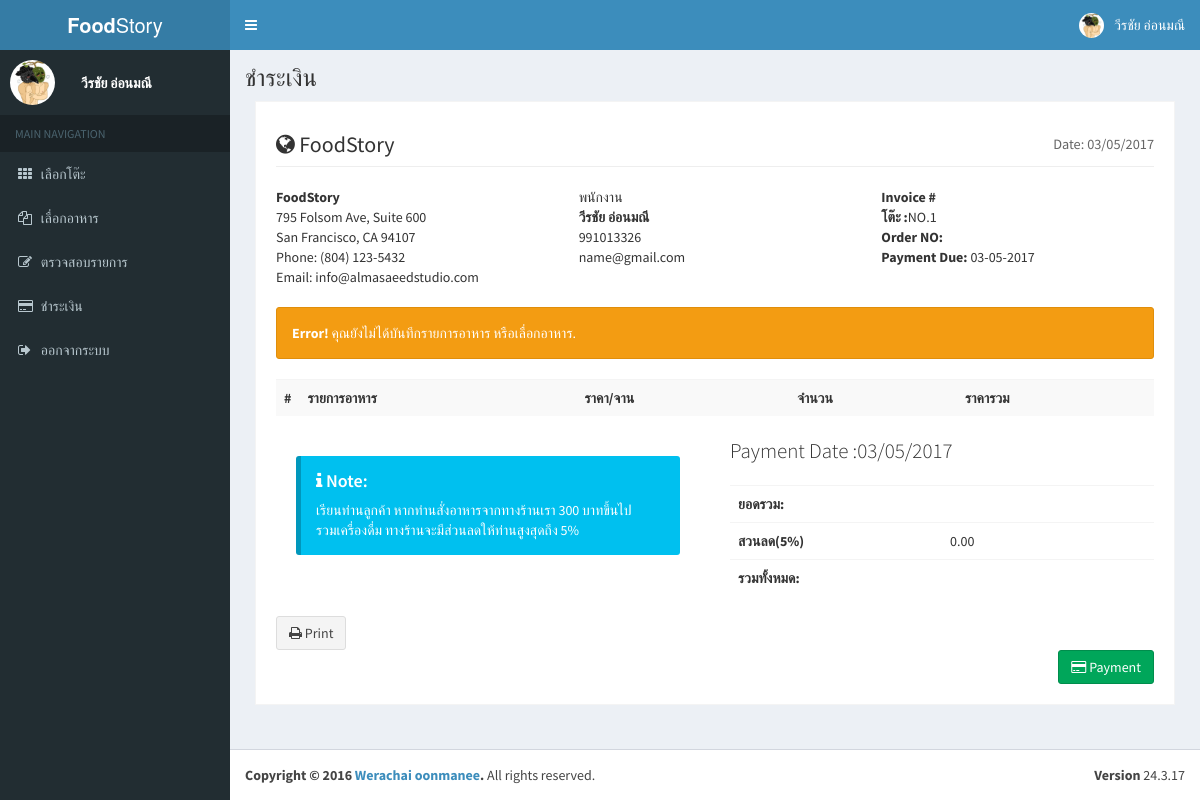
The page /payment.php?id_table=20 (signed in) on the database its author committed.
### tables this page shows
CREATE TABLE `tb_employe` (
  `emp_id` int(10) NOT NULL,
  `emp_code` int(10) NOT NULL,
  `emp_name` varchar(30) NOT NULL,
  `emp_email` varchar(30) NOT NULL,
  `emp_add` varchar(100) NOT NULL,
  `emp_tel` int(10) NOT NULL,
  `emp_img` varchar(200) NOT NULL
);

CREATE TABLE `tb_seat` (
  `seat_id` int(10) NOT NULL,
  `seat_name` varchar(10) NOT NULL,
  `status_id` int(10) NOT NULL
);

### payment.php (the view, shortened to what this page needs)
<?php include 'header.php'; ?>
<?php include 'sidebar.php'; ?>
  <section class="content-header">
      <h1>
         ชำระเงิน
      </h1>
    </section>
    <section class="invoice">
      <div class="row">
        <div class="col-xs-12">
          <h2 class="page-header">
            <i class="fa fa-globe"></i> FoodStory
            <small class="pull-right">Date: <?php echo date("d/m/Y"); ?></small>
          </h2>
        </div>
      </div>
      <div class="row invoice-info">
        <div class="col-sm-4 invoice-col">
          <address>
            <strong>FoodStory</strong><br>
            795 Folsom Ave, Suite 600<br>
            San Francisco, CA 94107<br>
            Phone: (804) 123-5432<br>
            Email: info@almasaeedstudio.com
          </address>
        </div>
        <div class="col-sm-4 invoice-col">
         พนักงาน
          <address>
              <strong><?php echo $_SESSION['user_name']; ?></strong><br>
            <?php echo $_SESSION['user_tel']; ?><br>
            <?php echo $_SESSION['user_email']; ?>
          </address>
        </div>
        <?php
        $sql_scp = "SELECT * FROM tb_transcript  WHERE seat_id='$id_table'";
                      $result = $conn->query($sql_scp);
                      $row_scp = $result->fetch_assoc();
                      $date=date_create($row_scp['date_order']);
        ?>
        <div class="col-sm-4 invoice-col">
            <b>Invoice #<?php echo $row_scp['transcript_id']; ?></b><br>
          <b>โต๊ะ :</b><?php if(isset($name_table)){ echo $name_table;} ?><br>
          <b>Order NO:</b><?php echo $row_scp['order_no']; ?><br>
          <b>Payment Due:</b> <?php echo date_format($date,"d-m-Y"); ?><br>
        </div>
      </div>
      <div class="row">
        <div class="col-xs-12 table-responsive">
             <table class="table table-striped">
                <tr>
                  <th style="width: 10px">#</th>
                  <th>รายการอาหาร</th>
                  <th >ราคา/จาน</th>
                  <th >จำนวน</th>
                  <th  >ราคารวม</th>
                  </tr>
                  <?php
                  $sql_sc = "SELECT * FROM tb_transcript INNER JOIN tb_order ON tb_transcript.seat_id = tb_order.seat_id WHERE tb_transcript.seat_id='$id_table'";
                      $result = $conn->query($sql_sc);
                    if ($result->num_rows > 0) {
                         $i=1;
                       while($row_sc = $result->fetch_assoc()) {?>
                         <tr>
                             <td><?php echo $i; ?></td>
                             <td><?php echo $row_sc['fd_name']; ?></td>
                            <td><?php echo $row_sc['fd_cost']; ?></td>
                            <td><?php echo $row_sc['order_count']; ?></td>
                            <td><?php echo $row_sc['sum_cost']; ?></td>
                            </tr>
                              <?php $i++; }
                           } else { ?>
                           <div class="alert alert-warning">
                          <strong>Error!</strong> คุณยังไม่ได้บันทึกรายการอาหาร หรือเลื่อกอาหาร.
                           </div>
                       <?php  }  ?>
              </table>
        </div>
      </div>
      <div class="row">
        <div class="col-xs-6">
          <div class="pad margin no-print">
      <div class="callout callout-info" style="margin-bottom: 0!important;">
        <h4><i class="fa fa-info"></i> Note:</h4>
        เรียนท่านลูกค้า หากท่านสั่งอาหารจากทางร้านเรา 300 บาทขึ้นไปรวมเครื่องดื่ม ทางร้านจะมีส่วนลดให้ท่านสูงสุดถึง 5%
      </div>
    </div>
        </div>
        <?php
                  $sql_sum = "SELECT SUM(sum_cost) FROM tb_order  WHERE seat_id='$id_table'";
                      $result = $conn->query($sql_sum);
                       $row_sum = $result->fetch_assoc();  ?>
        <div class="col-xs-6">
          <p class="lead">Payment Date :<?php echo date("d/m/Y"); ?> </p>
          <div class="table-responsive">
            <table class="table">
              <tr>
                <th style="width:50%">ยอดรวม:</th>
                <td><?php echo $row_sum['SUM(sum_cost)'];?></td>
              </tr>
              <tr>
                  <th>สวนลด(5%)</th>
                <?php
                if($row_sum['SUM(sum_cost)'] >= 300) { ?>
                <td><?php echo (5/100)*$row_sum['SUM(sum_cost)']; ?></td>
                <?php }  else {?>
                      <td>0.00</td>
                 <?php } ?>
              </tr>
              <tr>
                <th>รวมทั้งหมด:</th>
                <?php
                if($row_sum['SUM(sum_cost)'] >=300){
                    ?>
                <td><?php echo $row_sum['SUM(sum_cost)'] -((5/100)*$row_sum['SUM(sum_cost)']); ?></td>
               <?php }  else { ?>
                  <td><?php echo $row_sum['SUM(sum_cost)']; ?></td>
                <?php }?>
              </tr>
            </table>
          </div>
            </div>
      </div>
      <div class="row no-print">
        <div class="col-xs-12">
            <a href="controllers/invoice.php?id_table=<?php echo $id_table;?>" target="_blank" class="btn btn-default"><i class="fa fa-print"></i> Print</a>
            <form action="controllers/payment_check.php" method="POST">
                <button type="submit" class="btn btn-success pull-right" name="Payment"><i class="fa fa-credit-card"></i> Payment
          </button>
            </form>
        </div>
      </div>
    </section>
<?php include 'footer.php';

### header.php (shortened to what this page needs)
<?php
include 'config/db_connect.php';
if (!isset($_SESSION['userid'])){
    Header("Location: login.php?error_login=คุณยังไม่ได้ login กรุณา login เพื่อเข้าใช้งาน");
}  else {
    $userid = $_SESSION['userid'];
    $sql_user_img = ("select * from tb_employe where emp_id='$userid' ");
    $result_user_img = $conn->query($sql_user_img);
    $row_img = $result_user_img->fetch_assoc();
}
?>
 <?php  if(isset($_GET['id_table'])){
                    $id_table = $_GET['id_table'];
                    $sql_table = "SELECT * FROM tb_seat WHERE seat_id='$id_table'";
                    $result_table = $conn->query($sql_table);
                    if ($result_table->num_rows > 0) {
                    while($row_table = $result_table->fetch_assoc()) {
                            $id_table = $row_table['seat_id'];
                            $name_table = $row_table['seat_name'];
                          }
                  }
                    } ?>
<!DOCTYPE html>
<html>
<head>
  <link rel="stylesheet" href="bootstrap/css/bootstrap.min.css">
  <link rel="stylesheet" href="https://cdnjs.cloudflare.com/ajax/libs/font-awesome/4.5.0/css/font-awesome.min.css">
  <link rel="stylesheet" href="https://cdnjs.cloudflare.com/ajax/libs/ionicons/2.0.1/css/ionicons.min.css">
  <link rel="stylesheet" href="dist/css/AdminLTE.min.css">
  <link rel="stylesheet" href="dist/css/skins/_all-skins.min.css">
  <link rel="stylesheet" href="plugins/iCheck/flat/blue.css">
  <link rel="stylesheet" href="plugins/morris/morris.css">
  <link rel="stylesheet" href="plugins/jvectormap/jquery-jvectormap-1.2.2.css">
  <link rel="stylesheet" href="plugins/datepicker/datepicker3.css">
  <link rel="stylesheet" href="plugins/daterangepicker/daterangepicker.css">
  <link rel="stylesheet" href="plugins/bootstrap-wysihtml5/bootstrap3-wysihtml5.min.css">
  <link rel="stylesheet" href="dist/sweetalert.css">
</head>
<body class="hold-transition skin-blue sidebar-mini">
<div class="wrapper">
<header class="main-header">
    <a href="#" class="logo">
      <span class="logo-lg"><b>Food</b>Story</span>
    </a>
    <nav class="navbar navbar-static-top">
      <a href="#" class="sidebar-toggle" data-toggle="offcanvas" role="button">
      </a>
      <div class="navbar-custom-menu">
        <ul class="nav navbar-nav">
          <li class="dropdown user user-menu">
            <a href="" class="dropdown-toggle" data-toggle="dropdown">
                <img src="uploads/user/<?php echo $row_img['emp_img']; ?>" class="user-image" alt="User Image">
              <span class="hidden-xs"><?php echo $_SESSION['user_name']; ?>
              </span>
            </a>
          </li>
        </ul>
      </div>
    </nav>
  </header>

### sidebar.php
  <aside class="main-sidebar">
    <section class="sidebar">
      <div class="user-panel">
        <div class="pull-left image">
            <img src="uploads/user/<?php echo $row_img['emp_img']; ?>" class="img-circle" alt="User Image">
        </div>
        <div class="pull-left info">
            <p style="margin: 11px;"><?php echo $_SESSION['user_name']; ?></p>
        </div>
      </div>
      <ul class="sidebar-menu">
        <li class="header">MAIN NAVIGATION</li>
        <li class=" treeview">
            <a href="homepage.php?id_table=<?php echo $id_table; ?>">
            <i class="fa fa-th"></i> <span>เลือกโต๊ะ</span>
          </a>
        </li>
        <li class="treeview">
            <a href="foods.php?id_table=<?php echo $id_table; ?>">
            <i class="fa fa-files-o"></i>
            <span>เลื่อกอาหาร</span>
          </a>
        </li>
        <li>
            <a href="order.php?id_table=<?php echo $id_table; ?>">
            <i class="fa fa-edit"></i> <span>ตรวจสอบรายการ</span>
          </a>
        </li>
        <li class="treeview">
            <a href="payment.php?id_table=<?php echo $id_table; ?>">
            <i class="fa fa-credit-card"></i>
            <span>ชำระเงิน</span>
          </a>
        </li>
        <li class="treeview">
            <a href="controllers/logout.php">
            <i class="fa fa-sign-out"></i>
            <span>ออกจากระบบ</span>
          </a>
        </li>
    </section>
  </aside>
<div class="content-wrapper">

### rows shown on the page
tb_employe: emp_img (picture)
tb_seat: seat_name "NO.1"

### other values the page prints
$_SESSION['user_name'] "วีรชัย อ่อนมณี"
$_SESSION['user_tel'] "991013326"
$_SESSION['user_email'] "name@gmail.com"
date_format($date,"d-m-Y") "03-05-2017"
